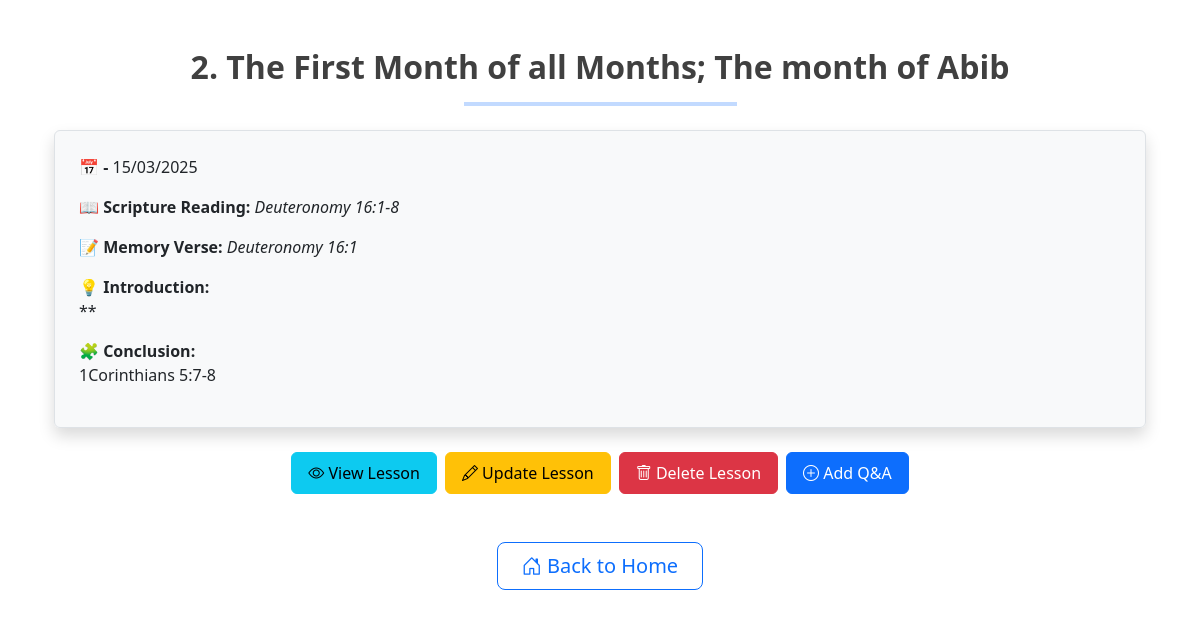
The page /lesson/2 (signed in) on the database its author committed.
### application/models.py (models this page shows, shortened)
class Lesson(db.Model):
    id = db.Column(db.Integer, primary_key=True)
    title = db.Column(db.String(100), nullable=False)
    scripture_reading = db.Column(db.Text, nullable=False)
    memory_verse = db.Column(db.Text, nullable=False)
    date_posted = db.Column(db.DateTime, nullable=False, default=datetime.utcnow)
    introduction = db.Column(db.Text)
    conclusion = db.Column(db.Text)
    body = db.relationship('Body', backref='Lesson.id', lazy="joined")

### application/lessons/routes.py (the view)
@lessons_bp.route('/lesson/<int:lesson_id>', methods=['GET'])
@login_required
def view_lesson(lesson_id):
    lesson = Lesson.query.get_or_404(lesson_id)
    return render_template('view_lesson.html', title=lesson.title, lesson=lesson)

### application/models.py (called while the page is built)
@login_manager.user_loader
def load_user(user_id):
    return User.query.get(int(user_id))

### application/templates/view_lesson.html
{% extends "layout.html" %}
{% block content %}
<div class="container py-4">
  <div class="mb-4 text-center">
    <h2 class="fw-bold" style="color: rgba(0, 0, 0, 0.75);">
      {{ lesson.id }}. {{ lesson.title }}
    </h2>
    <hr class="w-25 mx-auto" style="border: 2px solid #0d6efd;">
  </div>
  <fieldset class="mb-4 p-4 bg-light border rounded shadow">
    <p class="mb-3"><strong class="text-dark">📅 - </strong> {{ lesson.date_posted.strftime('%d/%m/%Y') }}</p>
    <p class="mb-3"><strong class="text-dark">📖 Scripture Reading:</strong> <em>{{ lesson.scripture_reading }}</em></p>
    <p class="mb-3"><strong class="text-dark">📝 Memory Verse:</strong> <em>{{ lesson.memory_verse }}</em></p>
    <p class="mb-3"><strong class="text-dark">💡 Introduction:</strong> <br> {{ lesson.introduction }}</p>
    <p><strong class="text-dark">🧩 Conclusion:</strong> <br> {{ lesson.conclusion }}</p>
  </fieldset>
  <div class="mb-4 d-flex justify-content-center flex-wrap gap-2">
    <a href="{{ url_for('lessons.view_body', lesson_id=lesson.id) }}" class="btn btn-info px-3 py-2">
      <i class="bi bi-eye"></i> View Lesson
    </a>
    <a href="{{ url_for('lessons.update_lesson', lesson_id=lesson.id) }}" class="btn btn-warning px-3 py-2">
      <i class="bi bi-pencil"></i> Update Lesson
    </a>
    <a href="{{ url_for('lessons.delete_lesson', lesson_id=lesson.id) }}" class="btn btn-danger px-3 py-2" onclick="return confirm('Are you sure you want to delete this lesson?')">
      <i class="bi bi-trash"></i> Delete Lesson
    </a>
    <a href="{{ url_for('lessons.add_content', lesson_id=lesson.id) }}" class="btn btn-primary px-3 py-2">
      <i class="bi bi-plus-circle"></i> Add Q&A
    </a>
  </div>
  <div class="text-center mt-5">
    <a href="{{ url_for('main.home') }}" class="btn btn-outline-primary btn-lg px-4">
      <i class="bi bi-house-door"></i> Back to Home
    </a>
  </div>
</div>
{% endblock content %}

### rows shown on the page
Lesson: id "2", title "The First Month of all Months; The month of Abib", date_posted "15/03/2025", scripture_reading "Deuteronomy 16:1-8", memory_verse "Deuteronomy 16:1", introduction "**", conclusion "1Corinthians 5:7-8"
